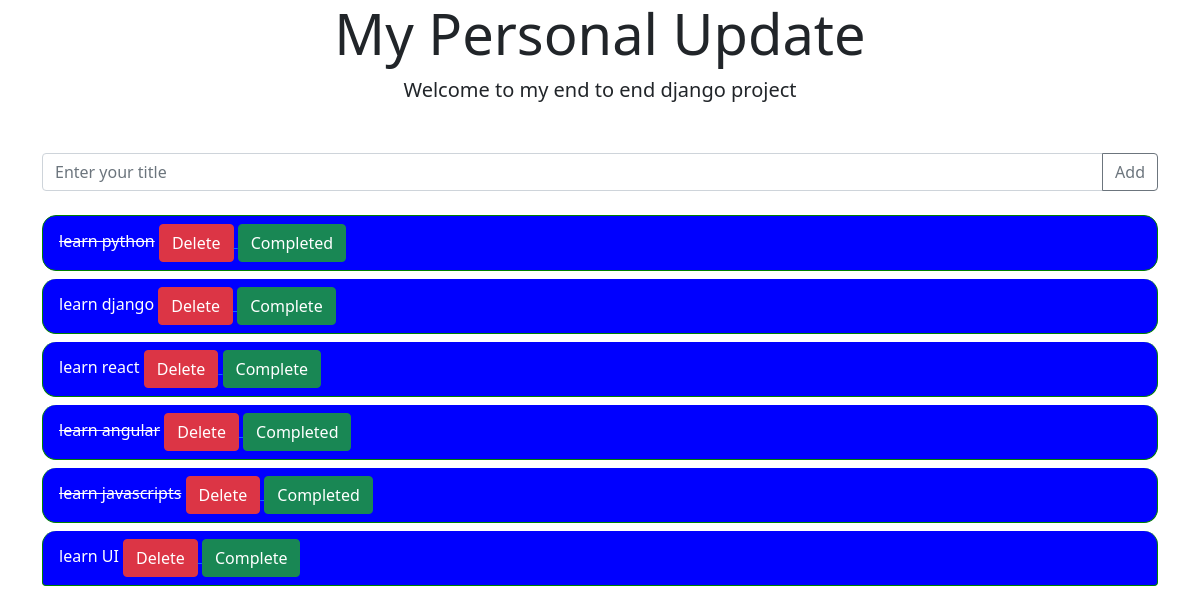
The page / on the database its author committed.
### myupdate/models.py (models this page shows, shortened)
class myupdate(models.Model):
    title=models.CharField(max_length=100)
    complete=models.BooleanField(default=False)
    created_at=models.DateTimeField(auto_now_add=True)

### myupdate/views.py (the view)
# urls.py: 2. Add a URL to urlpatterns:  path('', Home.as_view(), name='home')
def Home(request):
    if request.method=="POST":
        title=request.POST.get("title")
        if title!="":
            myupdate.objects.create(title=title)
        redirect('Home')
    all_data=myupdate.objects.all()
    data={'data':all_data}
    return render(request,'home.html',context=data)

### templates/home.html (shortened to what this page needs)
<!doctype html>
<html lang="en">
  <head>
    <link href="https://cdn.jsdelivr.net/npm/bootstrap@5.0.0-beta1/dist/css/bootstrap.min.css" rel="stylesheet">
  </head>
  <body>
    <div class="text-center">
        <div class="container">
          <h1 class="display-4">My Personal Update</h1>
          <p class="lead">Welcome to my end to end django project</p>
        </div>
    </div>
    <form method="POST">
    <div class="container mt-5">
    <div class="input-group mb-3">
        <input type="text" class="form-control mr-2" id="title" name="title" placeholder="Enter your title" aria-label="" aria-describedby="basic-addon1">
          <button class="btn btn-outline-secondary" type="submit">Add</button>
    </div>
    </div>
</form>
    <div class="container">
        <ul class="list-group">
            {% for i in data %}
                <li class="list-group-item list-group-item-primary mt-2">
                    {% if i.complete %}
                       <strike> {{i.title}}</strike>
                    {% elif i.complete != 'True' %}
                        {{i.title}}
                    {% endif %}
                    <a href="{% url 'Delete' i.id %}">
                    <button type="button" class="btn btn-danger float-right mr-2">Delete</button>
                    </a>
                    {% if i.complete %}
                    <a href="{% url 'Uncomplete' i.id %}">
                        <button type="button" class="btn btn-success float-right ">Completed</button>
                        </a>
                    {% elif i.complete != 'True' %}
                    <a href="{% url 'Complete' i.id %}">
                        <button type="button" class="btn btn-success float-right mr-2">Complete</button>
                    </a>
                    {% endif %}
                </li>
            {% endfor %}
        </ul>
    </div>
  </body>
</html>

### templates/home.html (style rules this page uses)
.list-group-item { border-radius: 14px; background: blue; color: white; transition: 1s; border-color: green; opacity: 1; }
.list-group-item:first-child { border-top-left-radius: 14px; border-top-right-radius: 14px; }
.list-group-item:last-child { border-top-left-radius: 14px; border-top-right-radius: 14px; }

### rows shown on the page
myupdate: title "learn python", complete "Completed"
myupdate: title "learn django", complete "Complete"
myupdate: title "learn react", complete "Complete"
myupdate: title "learn angular", complete "Completed"
myupdate: title "learn javascripts", complete "Completed"
myupdate: title "learn UI", complete "Complete"
